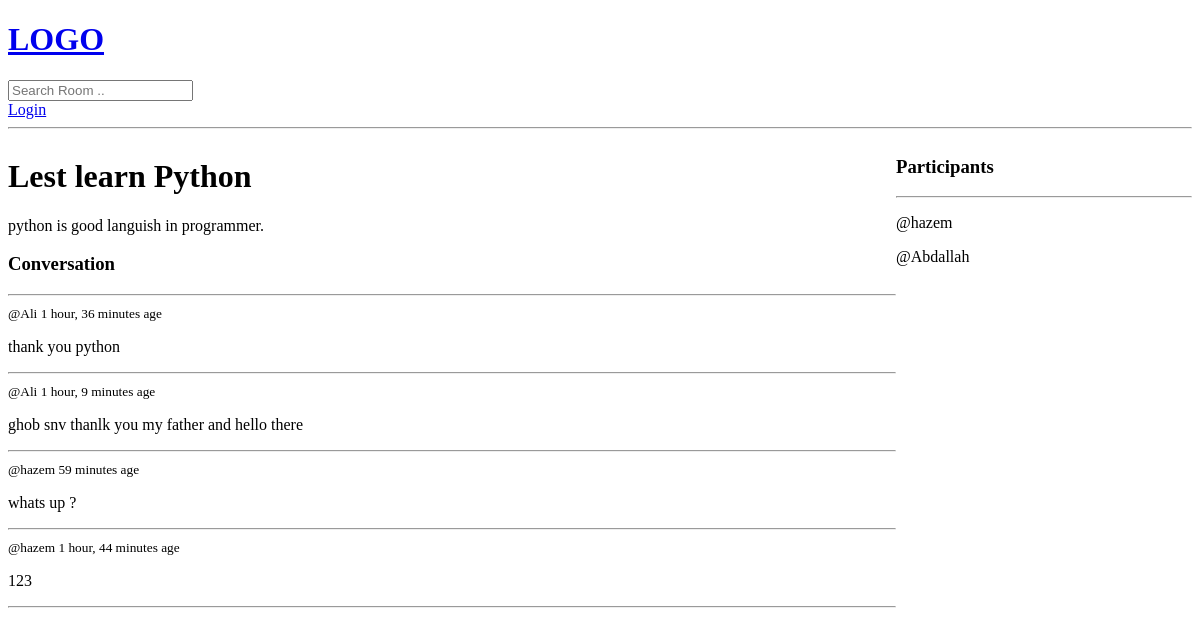
/room/14/, run on an earlier commit of the app's database.
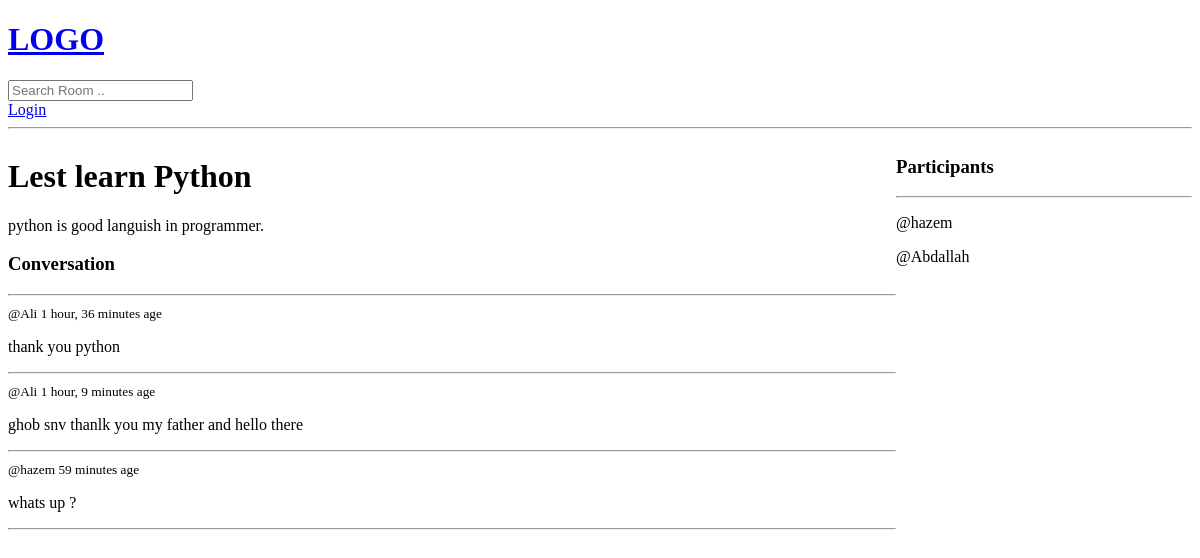
And on a later commit of the database.
### base/models.py (models this page shows, shortened)
class Message(models.Model):
    user = models.ForeignKey(User, on_delete=models.CASCADE)
    room = models.ForeignKey(Room, on_delete=models.CASCADE)
    body = models.TextField()
    updates = models.DateTimeField(auto_now=True)
    created = models.DateTimeField(auto_now_add=True)

### base/views.py (the view, shortened to what this page needs)
# urls.py: path('room/<str:pk>/', views.room, name='room'),
def room(request, pk):
    room = Room.objects.get(id=pk)
    room_messages = room.message_set.all()
    participations = room.participations.all()
    context = {
        'room': room,
        'room_messages': room_messages,
        'participations': participations,
    }
    return render(request, 'base/room.html', context)

### base/templates/base/room.html (shortened to what this page needs)
<!DOCTYPE html>
<html lang="en">
  <head>
  </head>
  <body>
    {% extends 'main.html' %} {% block content %}
    <div class="room-container">
      <div>
        <h1>{{room.name}}</h1>
        <p>{{room.description}}</p>
        <div class="comment-wrapper">
          <h3>Conversation</h3>
          <hr />
          {% for message in room_messages %}
          <div>
            <small>@{{message.user}} {{message.created|timesince}} age </small>
            <p>{{message.body}}</p>
            <hr />
          </div>
          {% endfor %}
        </div>
      </div>
      <div>
        <h3>Participants</h3>
        <hr />
        {% for user in participations %}
        <div>
          <p>@{{user.username}}</p>
        </div>
        {% endfor %}
      </div>
    </div>
    {% endblock content %}

What changed in the data, as far as the page shows it:
removed Message: user "hazem", created "1 hour, 44 minutes", body "123"
